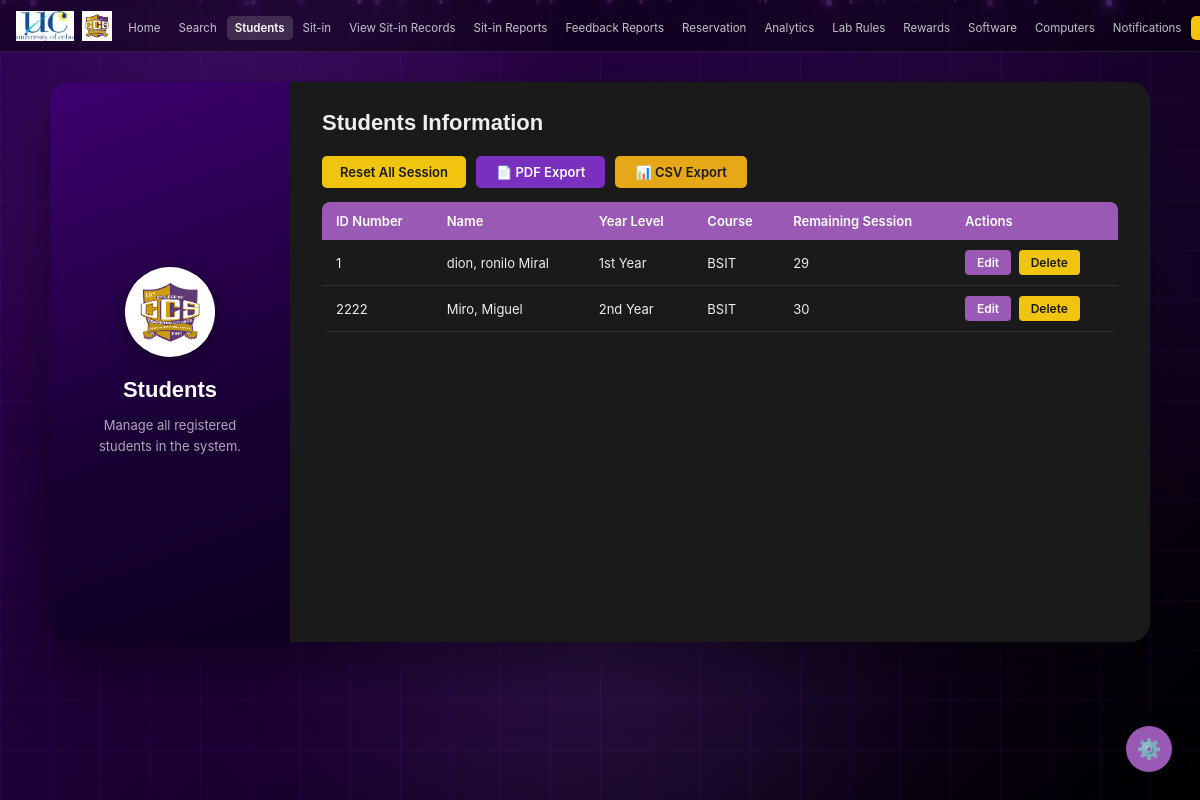
The page /admin/students (signed in) on the database as committed earlier.
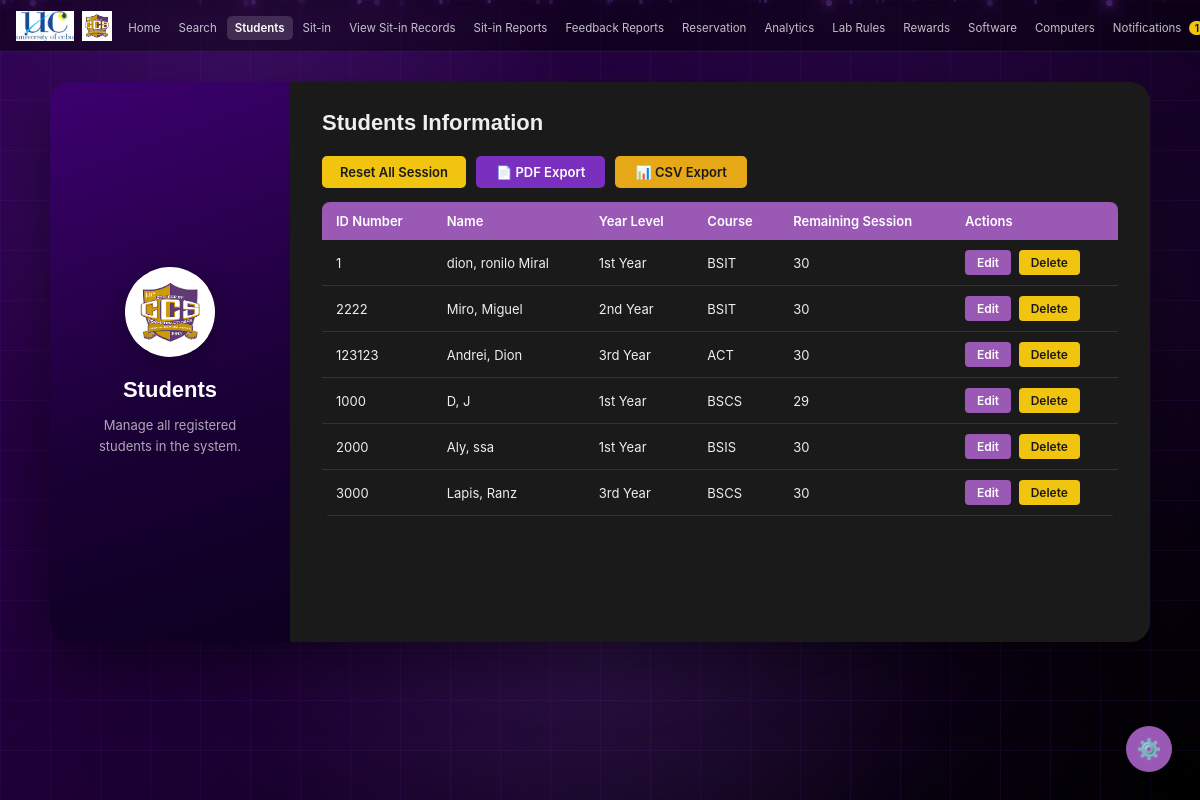
The same page on the database as committed later.
### tables this page shows
CREATE TABLE users (
        id INTEGER PRIMARY KEY AUTOINCREMENT,
        idnum TEXT NOT NULL UNIQUE,
        lastname TEXT NOT NULL,
        firstname TEXT NOT NULL,
        midname TEXT,
        email TEXT NOT NULL UNIQUE,
        course TEXT NOT NULL,
        level TEXT NOT NULL,
        address TEXT NOT NULL,
        password TEXT NOT NULL,
        sessions INTEGER NOT NULL DEFAULT 30,
        photo TEXT DEFAULT NULL
    );

### app.py (the view)
@app.route('/admin/students')
def admin_students():
    if not admin_required():
        return redirect(url_for('login'))
    conn = get_db()
    students = conn.execute("SELECT * FROM users WHERE email!='admin@ccs.com'").fetchall()
    conn.close()
    return render_template('admin/students.html', students=students)

### app.py (called while the page is built, shortened)
def get_db():
    conn = sqlite3.connect(os.path.join(BASE_DIR, 'database.db'))
    conn.row_factory = sqlite3.Row
    return conn

@app.before_request
def csrf_protect():
    if 'csrf_token' not in session:
        session['csrf_token'] = secrets.token_hex(16)
    if request.method == "POST":
        token = session.get('csrf_token', '')
        form_token = request.form.get('csrf_token', '')
        if not token or token != form_token:
            flash('Invalid request. Please try again.', 'error')
            return redirect(request.url)

@app.context_processor
def inject_unread_count():
    if 'user_id' in session and session.get('role') == 'admin':
        conn = get_db()
        count = conn.execute('''
            SELECT COUNT(*) FROM notifications
            WHERE is_read = 0 AND idnum = ?
        ''', (session['user_idnum'],)).fetchone()[0]
        conn.close()
        return dict(unread_count=count)
    return dict(unread_count=0)

def admin_required():
    return 'user_id' in session and session.get('role') == 'admin'

### templates/admin/students.html (shortened to what the changed rows need)
<!DOCTYPE html>
<html lang="en">
<head>
  <link rel="stylesheet" href="{{ url_for('static', filename='style.css') }}" />
</head>
<body>
 <nav>
    <ul class="nav-links">
      <li>
  <a href="{{ url_for('admin_notifications') }}" class="{{ 'active' if request.endpoint == 'admin_notifications' else '' }}">
    Notifications
    {% if unread_count > 0 %}
      <span class="notification-badge">{{ unread_count }}</span>
    {% endif %}
  </a>
</li>
    </ul>
  </nav>
  <main class="admin-main">
    <div class="admin-split-card">
      <div class="split-left">
        <h2 class="split-title">Students</h2>
      </div>
      <div class="split-right">
        <h2 class="form-title">Students Information</h2>
        <div class="table-wrap">
          <table class="admin-table">
            <thead>
              <tr>
                <th>ID Number</th>
                <th>Name</th>
                <th>Year Level</th>
                <th>Course</th>
                <th>Remaining Session</th>
                <th>Actions</th>
              </tr>
            </thead>
            <tbody>
              {% for s in students %}
              <tr>
                <td>{{ s['idnum'] }}</td>
                <td>{{ s['lastname'] }}, {{ s['firstname'] }} {{ s['midname'] }}</td>
                <td>{{ s['level'] }}</td>
                <td>{{ s['course'] }}</td>
                <td>{{ s['sessions'] }}</td>
                <td>
                  <a href="{{ url_for('edit_student', id=s['id']) }}" class="btn-edit">Edit</a>
                  <a href="{{ url_for('delete_student', id=s['id']) }}" class="btn-delete"
                     onclick="return confirm('Delete this student?')">Delete</a>
                </td>
              </tr>
              {% else %}
              <tr><td colspan="6" class="no-data">No students registered yet.</td></tr>
              {% endfor %}
            </tbody>
          </table>
        </div>
      </div>
    </div>
  </main>
</body>
</html>

Rows that differ between the two databases and show on the page:
changed users "dion": sessions "29" → "30"
added users: idnum "123123", lastname "Andrei", firstname "Dion", level "3rd Year", course "ACT", sessions "30"
added users: idnum "1000", lastname "D", firstname "J", level "1st Year", course "BSCS", sessions "29"
added users: idnum "2000", lastname "Aly", firstname "ssa", level "1st Year", course "BSIS", sessions "30"
added users: idnum "3000", lastname "Lapis", firstname "Ranz", level "3rd Year", course "BSCS", sessions "30"
Other text that changed with them:
{{ unread_count }}: (not shown) → "1"
